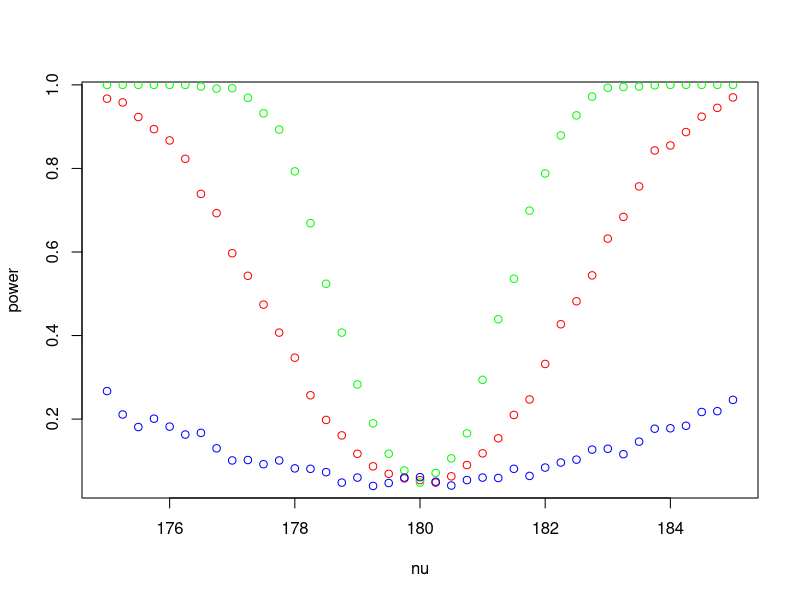
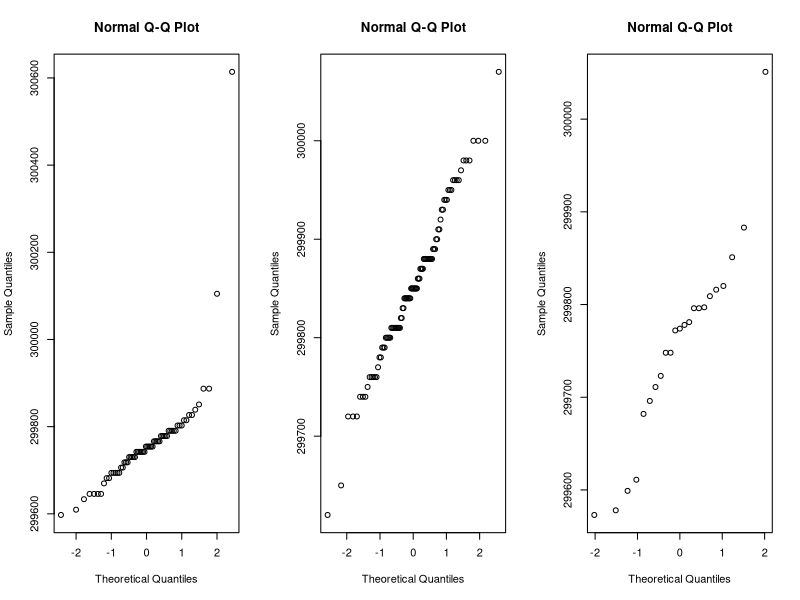
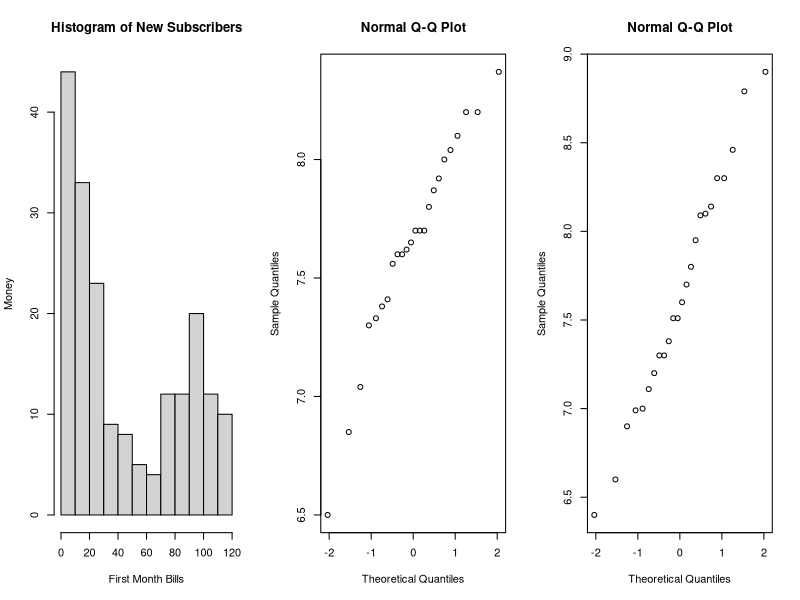
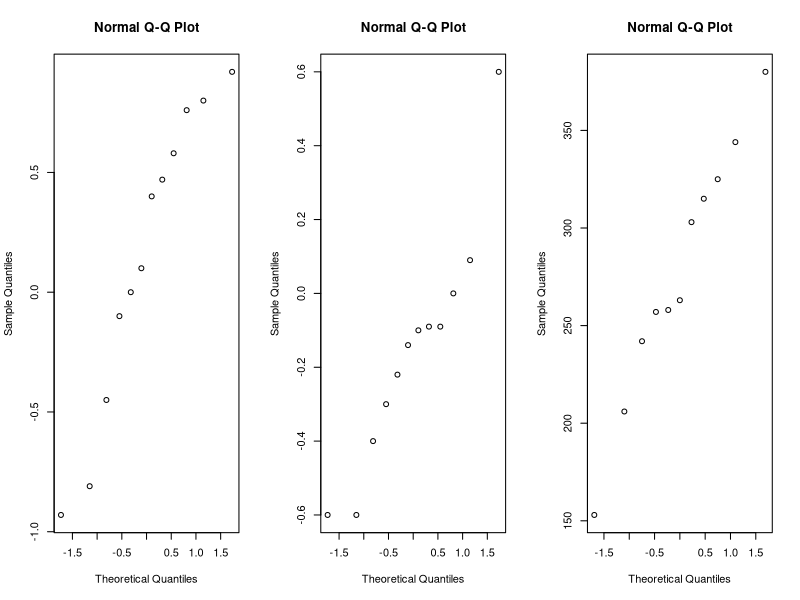
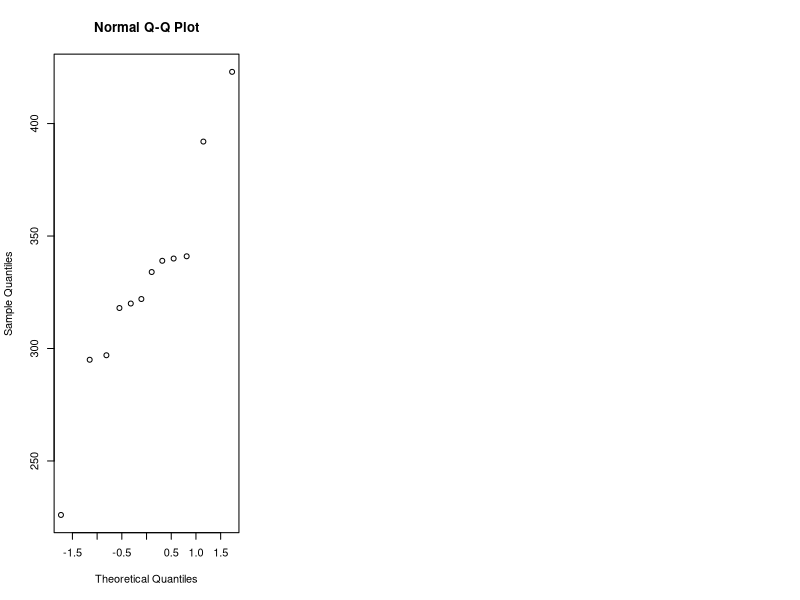
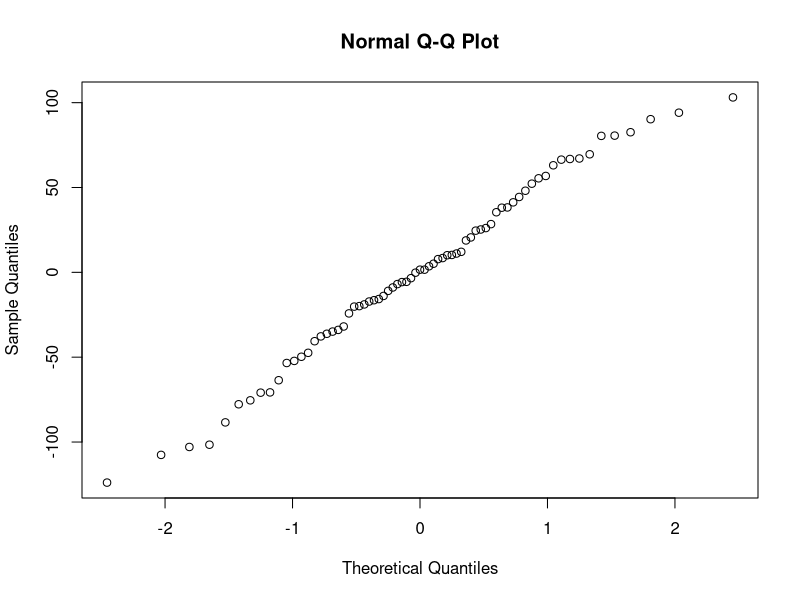
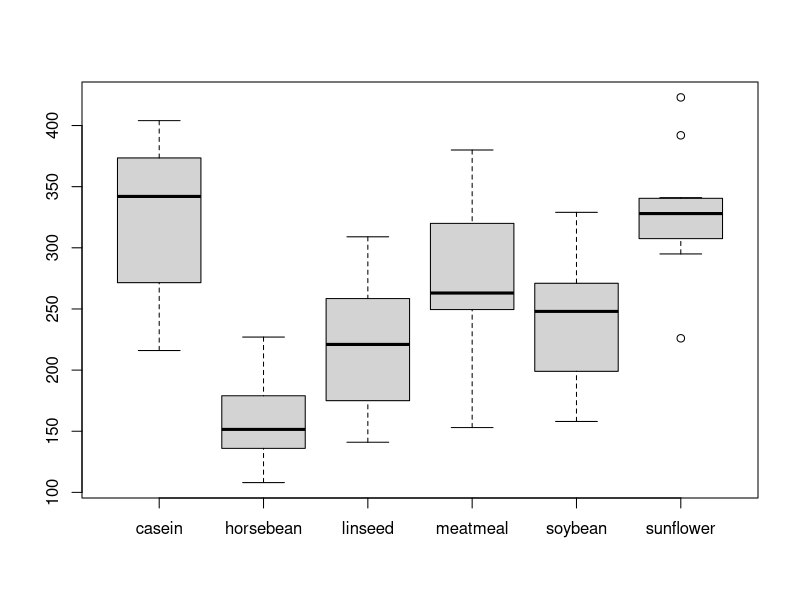
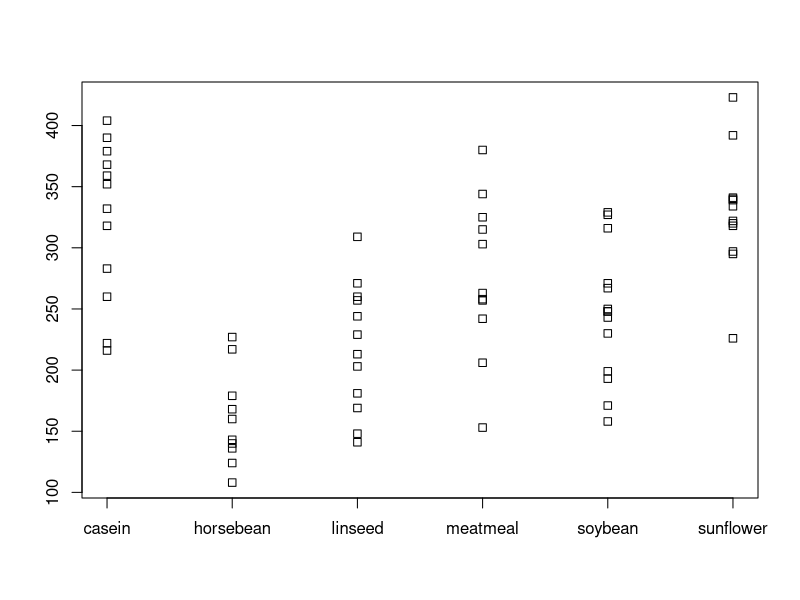

These figures' R source, in order:
## ---- chunk 1
set.seed(1234)
## ---- chunk 2
powerOfTtest <- function(n, m, mu, nu, sd)
{
  B = 1000; p = numeric(B); power = numeric(length(nu))
  for (i in 1:length(nu))
  {
    for (b in 1:B)
    {
      x = rnorm(n, mu,sd); y = rnorm(m, nu[i],sd)
      p[b] = t.test(x,y,var.equal=TRUE)[[3]]
    }
    power[i] = mean(p<0.05)
  }
  power
}
## ---- chunk 3
nu = seq(175,185,by=0.25); mu = 180 # these parameters stay equal in all sets
# compute and plot power function with parametrs : n = m = 30, and sd = 5
n = m = 30; sd = 5
power = powerOfTtest(n, m, mu, nu, sd)
plot(nu, power, col = 'red')

# compute and plot power function with parametrs : n = m = 100,and sd = 5.
n = m = 100; sd = 5
power = powerOfTtest(n, m, mu, nu, sd)
points(nu, power, col = 'green')

# compute power function with parametrs : n = m = 30, and sd = 15.
n = m = 30; sd = 15
power = powerOfTtest(n, m, mu, nu, sd)
points(nu, power, col = 'blue')
## ---- chunk 4
light = 7.442 / ((scan('light.txt', quiet=TRUE) / 1000 + 24.8) / 10^6)
light1879 = scan('light1879.txt', quiet=TRUE) + 299000
light1882 = scan('light1882.txt', quiet=TRUE) + 299000
par(mfrow=c(1,3))
qqnorm(light); qqnorm(light1879); qqnorm(light1882)
shapiro.test(light)[[2]]
shapiro.test(light1879)[[2]]
shapiro.test(light1882)[[2]]
## ---- chunk 5
lightCi = t.test(light)[[4]]
light1879Ci = t.test(light1879)[[4]]
light1882Ci = t.test(light1882)[[4]]
c(lightCi[1], lightCi[2])
c(light1879Ci[1], light1879Ci[2])
c(light1882Ci[1], light1882Ci[2])
## ---- chunk 6
lightSpeed = 299792.458
p = wilcox.test(light,mu=lightSpeed)[[3]]
p1879 = t.test(light1879, mu=lightSpeed)[[3]]
p1882 = t.test(light1882,mu=lightSpeed)[[3]]
p; p1879; p1882;
## ---- chunk 7
telephoneBills = read.table('telephone.txt', header=TRUE)
telephone =  telephoneBills[telephoneBills$Bills!=0, ]
hist(telephone, xlab='First Month Bills', ylab='Money', main='Histogram of New Subscribers')
## ---- chunk 8
lambdas=seq(0.01, 0.1, by=0.01)
B=1000
t=median(telephone)
n=length(telephone)
p=numeric(length(lambdas))
for (i in 1:length(lambdas)) {
  tstar=numeric(B)
  for (b in 1:B) {
    xstar=rexp(n, lambdas[i])
    tstar[b]=median(xstar)
  }
  pl=sum(tstar<t)/B
  pr=sum(tstar>t)/B
  p[i]=2*min(pl,pr)
}
p
## ---- chunk 9
B = 1000
medians = numeric(B)
for (b in 1:B) {
  xstar=sample(telephone, size=length(telephone), replace=TRUE)
  medians[b] = median(xstar)
}
Tstar25 = quantile(medians, 0.025)
Tstar975 = quantile(medians, 0.975)
T1 = median(telephone)
c(2*T1-Tstar975,2*T1-Tstar25)
## ---- chunk 10
B = 1000
sample_means = numeric(B)
medians = numeric(B)
for (b in 1:B) {
  xstar = sample(telephone, size=length(telephone), replace=TRUE)
  sample_means[b] = mean(xstar)
  medians[b] = median(xstar)
}

central = mean(sample_means)
lambda = 1 / central
lambda
Tstar25 = quantile(medians, 0.025)
Tstar975 = quantile(medians, 0.975)
T1 = median(telephone)
c(2*T1-Tstar975,2*T1-Tstar25)
## ---- chunk 11
binom.test(sum(telephone>=40),length(telephone),p=0.5)[[3]]
binom.test(sum(telephone<10),length(telephone),p=0.25, alternative='greater')[[3]]
## ---- chunk 12
run = read.table('run.txt')
cor.test(run$before, run$after)

qqnorm(run$before)
qqnorm(run$after)
shapiro.test(run$before)[[2]]
shapiro.test(run$after)[[2]]
## ---- chunk 13
lemo = run[run$drink=='lemo', ]
t.test(lemo$before, lemo$after, paired = TRUE)[[3]]
qqnorm(lemo$after - lemo$before)
## ---- chunk 14
energy = run[run$drink=='energy', ]
t.test(energy$before, energy$after, paired = TRUE)[[3]]
qqnorm(energy$after - energy$before)
## ---- chunk 15
 mystat=function(x,y) {mean(x-y)} 
B=1000
tstar=numeric(B)
for (i in 1:B) 
{ 
 lemonstar=t(apply(cbind(lemo$before,lemo$after),1,sample))
 tstar[i]=mystat(lemonstar[,1],lemonstar[,2]) 
}
 myt=mystat(lemo$before,lemo$after)
 pl=sum(tstar<myt)/B 
 pr=sum(tstar>myt)/B
 p=2*min(pl,pr)
 p
## ---- chunk 16
mystat=function(x,y) {mean(x-y)} 
B=1000
tstar=numeric(B)
for (i in 1:B) 
{ 
 lemonstar=t(apply(cbind(energy$before,energy$after),1,sample))
 tstar[i]=mystat(lemonstar[,1],lemonstar[,2]) 
}
 myt=mystat(energy$before,energy$after)
 pl=sum(tstar<myt)/B 
 pr=sum(tstar>myt)/B
 p=2*min(pl,pr)
 p
## ---- chunk 17
lemo$difference = lemo$before - lemo$after
energy$difference = energy$before - energy$after
mystat=function(x,y) {mean(x-y)}
B=1000
tstar=numeric(B)
for (i in 1:B) {
  adiffstar=t(apply(cbind(lemo$difference,energy$difference),1,sample))
  tstar[i]=mystat(adiffstar[,1],adiffstar[,2])
}
myt=mystat(lemo$difference,energy$difference)
pl=sum(tstar<myt)/B
pr=sum(tstar>myt)/B
p=2*min(pl,pr)
p
## ---- chunk 18
meatmeal = chickwts[chickwts$feed == 'meatmeal', ]$weight
sunflower = chickwts[chickwts$feed == 'sunflower', ]$weight
t.test(meatmeal, sunflower)[[3]]
wilcox.test(meatmeal, sunflower)[[3]]
ks.test(meatmeal, sunflower)[[2]]

qqnorm(meatmeal)
qqnorm(sunflower)
## ---- chunk 19
chickwtsaov=lm(weight~feed,data=chickwts)
anova(chickwtsaov)[[5]][1]
summary(chickwtsaov)
## ---- chunk 20
par(mfrow=c(1,1)); qqnorm(residuals(chickwtsaov))
## ---- chunk 21
X <- split(chickwts$weight, chickwts$feed)
boxplot(X)
stripchart(X,vertical=TRUE)
## ---- chunk 22
attach(chickwts)
kruskal.test(weight,feed)
